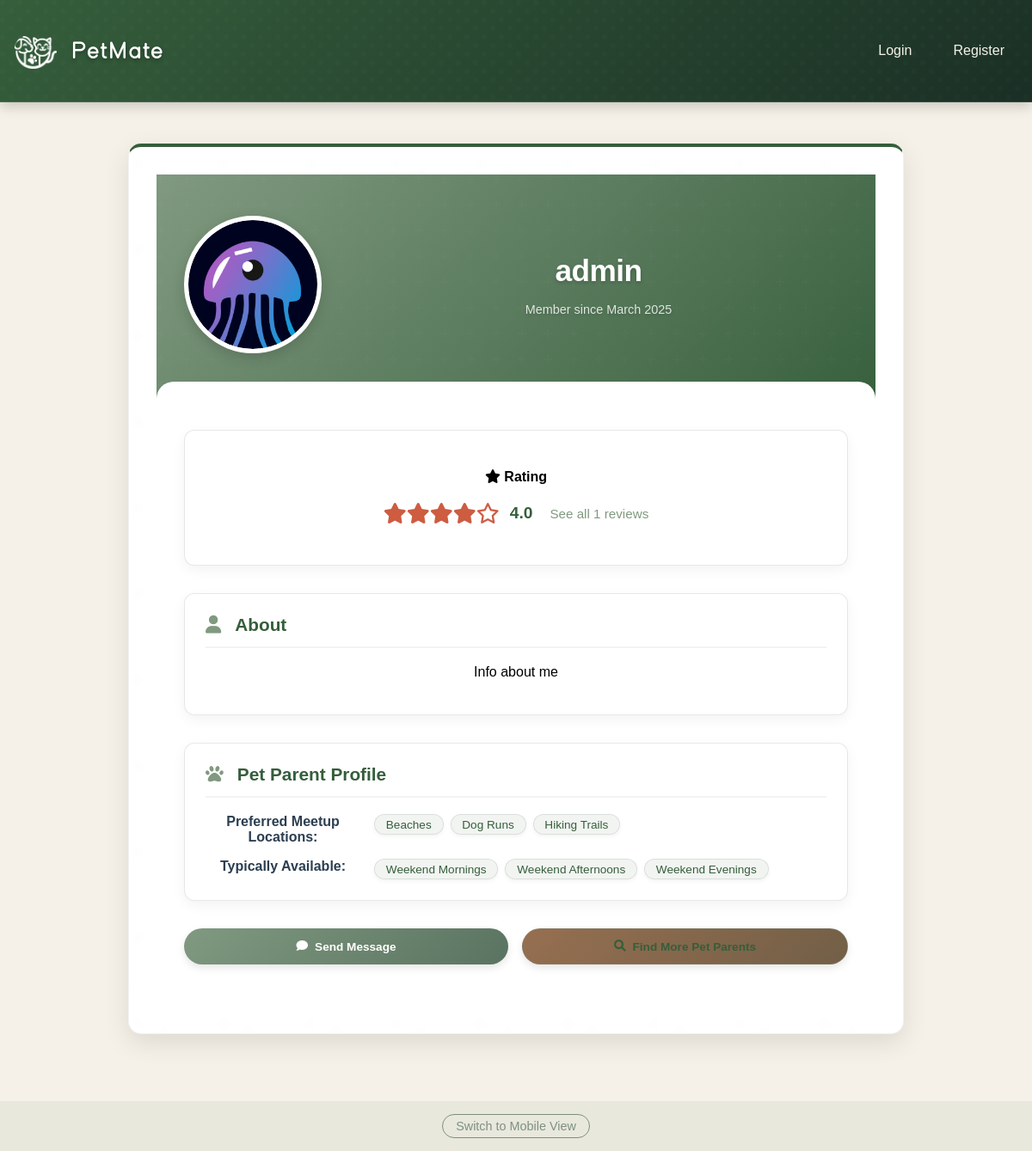
The page /user/1 on the database as committed earlier.
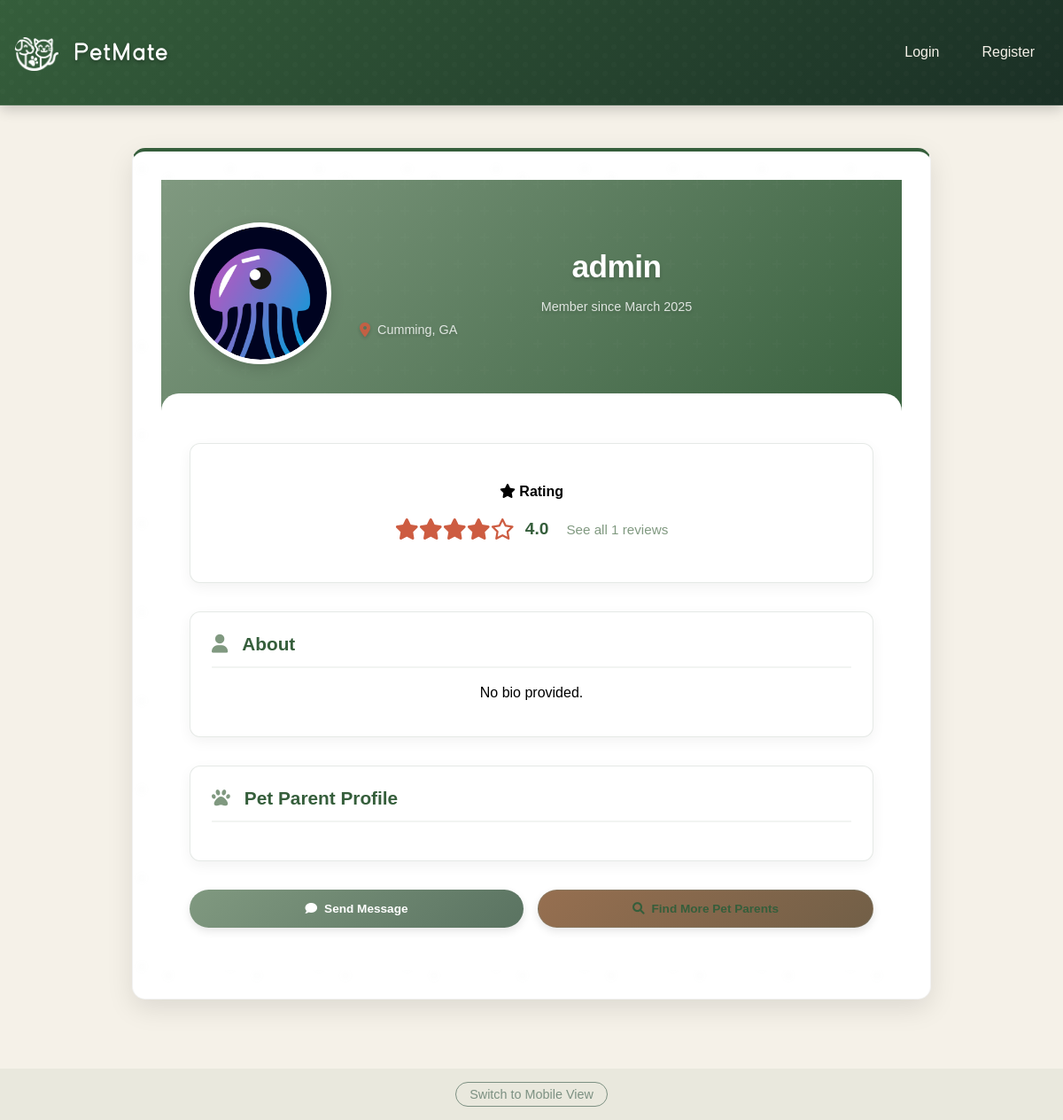
The same page on the database as committed later.
### app/models/user.py (models this page shows, shortened)
class User(db.Model, UserMixin):
    __tablename__ = 'users'
    id = db.Column(db.Integer, primary_key=True)
    username = db.Column(db.String(80), unique=True, nullable=False)
    email = db.Column(db.String(120), unique=True, nullable=False)
    password_hash = db.Column(db.String(128))
    name = db.Column(db.String(120))  # User's full name
    created_at = db.Column(db.DateTime, default=datetime.utcnow)
    profile_picture = db.Column(db.String(255))  # Store the filename of uploaded image
    bio = db.Column(db.Text)  # User bio
    location = db.Column(db.String(200))  # User location
    is_admin = db.Column(db.Boolean, default=False)
    account_status = db.Column(db.String(20), default='active')  # active, suspended, banned
    last_login = db.Column(db.DateTime)
    account_notes = db.Column(db.Text)  # Admin notes about the user
    preferred_meetup_types = db.Column(db.String(255))  # e.g., "parks,beaches,dog runs"
    availability = db.Column(db.String(255))  # e.g., "weekends,evenings"
    pet_owner_since = db.Column(db.Integer)  # Year they became a pet owner
    pet_experience_level = db.Column(db.String(50))  # e.g., "beginner", "intermediate", "expert"
    pets = db.relationship('Pet', backref='owner', lazy=True)
    hosted_playdates = db.relationship('Playdate', foreign_keys='Playdate.host_id', lazy=True)
    attended_playdates = db.relationship('Playdate', secondary=playdate_attendees, lazy=True)
    reviews_received = db.relationship('Review',
                                     foreign_keys='Review.reviewed_user_id',
                                     back_populates='reviewed_user',
                                     lazy='joined')
    reviews_given = db.relationship('Review',
                                  foreign_keys='Review.reviewer_id',
                                  back_populates='reviewer',
                                  lazy='joined')
    def get_average_rating(self):
        reviews = self.reviews_received
        if not reviews:
            return 0
        total = sum(review.rating for review in reviews)
        return round(total / len(reviews), 1)
    def get_reviews_count(self):
        from app.models.review import Review
        return Review.query.filter_by(reviewed_user_id=self.id).count()

### app/routes/main.py (the view)
@bp.route('/user/<int:user_id>')
def view_profile(user_id):
    user = User.query.get_or_404(user_id)
    pets = Pet.query.filter_by(owner_id=user.id).all()
    hosted_playdates = Playdate.query.filter_by(host_id=user.id).order_by(desc(Playdate.date)).limit(5).all()
    participant_playdates = Playdate.query.join(
        Playdate.pets
    ).filter(
        Pet.owner_id == user.id
    ).order_by(desc(Playdate.date)).limit(5).all()
    recent_playdates = list(set(hosted_playdates + participant_playdates))
    recent_playdates.sort(key=lambda x: x.date, reverse=True)
    recent_playdates = recent_playdates[:5]  # Limit to 5 most recent
    current_user_id = User.query.filter_by(username=session['username']).first().id if 'username' in session else None
    is_mobile = is_mobile_device(request)
    mode = request.args.get('mode', '')
    template = 'mobile_view_profile.html' if is_mobile and mode != 'desktop' else 'view_profile.html'
    return render_template(
        template,
        user=user,
        pets=pets,
        playdates=recent_playdates,
        current_user_id=current_user_id
    )

### app/routes/main.py (called while the page is built)
def is_mobile_device(request):
    user_agent = request.headers.get('User-Agent', '').lower()
    return any(device in user_agent.lower() for device in ['iphone', 'android', 'mobile', 'tablet'])

### app/templates/view_profile.html (shortened to what the changed rows need)
{% extends "base.html" %}
{% block content %}
<div class="container profile-container">
    <div class="profile-card">
        <div class="profile-header">
            <div class="profile-image-container">
                {% if user.profile_picture %}
                    <img src="{{ url_for('static', filename='profile_pictures/' + user.profile_picture) }}" alt="Profile Picture" class="profile-picture">
                {% else %}
                    <img src="{{ url_for('static', filename='profile_pictures/default_user.png') }}" alt="Default Profile Picture" class="profile-picture">
                {% endif %}
            </div>
            <div class="profile-name-info">
                <h3>{{ user.username }}</h3>
                <div class="profile-meta">
                    {% if user is not string and user.created_at %}
                        <p class="profile-joined">Member since {{ user.created_at.strftime('%B %Y') }}</p>
                    {% endif %}
                    {% if user.location %}
                        <p class="profile-location"><i class="fas fa-map-marker-alt"></i> {{ user.location }}</p>
                    {% endif %}
                </div>
            </div>
        </div>
        <div class="profile-body">
            <div class="user-rating-summary">
                <div class="rating-display">
                    <div class="rating-stars">
                        {% set avg_rating = user.get_average_rating() %}
                        {% for i in range(5) %}
                            {% if i < avg_rating|int %}
                                <i class="fas fa-star"></i>
                            {% elif i < avg_rating and i == avg_rating|int %}
                                <i class="fas fa-star-half-alt"></i>
                            {% else %}
                                <i class="far fa-star"></i>
                            {% endif %}
                        {% endfor %}
                    </div>
                    <span class="rating-value">{{ avg_rating }}</span>
                    <a href="{{ url_for('reviews.user_reviews', user_id=user.id) }}" class="reviews-link">
                        See all {{ user.get_reviews_count() }} reviews
                    </a>
                </div>
            </div>
            <div class="profile-section">
                <h4><i class="fas fa-user"></i> About</h4>
                <p>{{ user.bio or "No bio provided." }}</p>
            </div>
            <div class="profile-section">
                <div class="profile-details">
                    {% if user.preferred_meetup_types %}
                        <div class="profile-detail-item">
                            <span class="detail-label">Preferred Meetup Locations:</span>
                            <span class="detail-value">
                                {% for type in user.preferred_meetup_types.split(',') %}
                                    <span class="tag">{{ type }}</span>
                                {% endfor %}
                            </span>
                        </div>
                    {% endif %}
                    {% if user.availability %}
                        <div class="profile-detail-item">
                            <span class="detail-label">Typically Available:</span>
                            <span class="detail-value">
                                {% for time in user.availability.split(',') %}
                                    <span class="tag">{{ time }}</span>
                                {% endfor %}
                            </span>
                        </div>
                    {% endif %}
                </div>
            </div>
        </div>
    </div>
</div>
{% endblock %}

Rows that differ between the two databases and show on the page:
changed User "admin": location (not shown) → "Cumming, GA"; bio "Info about me" → "No bio provided."
Other text that changed with them:
text no longer shown: "Preferred Meetup Locations: Typically Available:"
list line gone: "Beaches"
list line gone: "Dog Runs"
list line gone: "Hiking Trails"
list line gone: "Weekend Mornings"
list line gone: "Weekend Afternoons"
list line gone: "Weekend Evenings"
